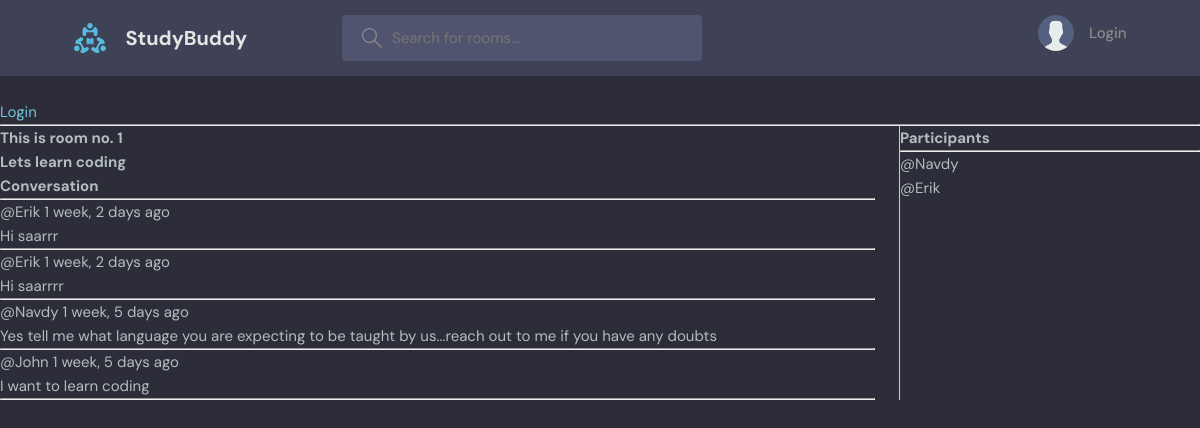
The page /room/1/ on the database its author committed.
### base/models.py (models this page shows, shortened)
class Rooms(models.Model):
    host = models.ForeignKey(User,on_delete=models.SET_NULL,null=True)
    topic = models.ForeignKey(Topic,on_delete=models.SET_NULL,null=True)
    name = models.CharField(max_length=200)
    participants = models.ManyToManyField(User,related_name='participants')
    description = models.TextField(null=True,blank=True)
    updated = models.DateTimeField(auto_now=True)
    added = models.DateTimeField(auto_now_add=True)
    class Meta:
        ordering = ['-updated','-added']

class Message(models.Model):
    user = models.ForeignKey(User,on_delete=models.CASCADE)
    room = models.ForeignKey(Rooms,on_delete=models.CASCADE)
    body = models.TextField()
    updated = models.DateTimeField(auto_now=True)
    added = models.DateTimeField(auto_now_add=True)
    class Meta:
            ordering = ['-updated','-added']

### base/views.py (the view, shortened to what this page needs)
# urls.py: path('room/<str:pk>/',views.room,name='room'),
def room(request,pk):
    room = Rooms.objects.get(id=pk)
    room_messages = room.message_set.all()
    participants = room.participants.all()
    return render(request,'base/rooms.html',{'room':room,'room_messages':room_messages,'participants':participants})

### base/templates/base/rooms.html (shortened to what this page needs)
{% extends 'main.html' %}
{% block content %}
<div class="comments">
    <div class="comments-left">
        <h1>This is room no. {{room.id}}</h1>
        <h3>{{ room.name }}</h3>
        <div class="comment-wrapper">
            <h3>Conversation</h3>
            <hr>
            {% for message in room_messages %}
            <div>
                <small>@{{message.user}} {{message.added|timesince}} ago </small>
                <p>{{message.body}}</p><hr>
            </div>
            {% endfor %}
        </div>
    </div>
    <div class="comments-right">
        <h3>Participants</h3><hr>
        {% for user in participants %}
            <div>
                <p>@{{user.username}}</p>
            </div>
        {% endfor %}
    </div>
</div>
{% endblock %}

### static/styles/style.css (style rules this page uses)
:root { --color-main: #71c6dd; --color-main-light: #e1f6fb; --color-dark: #3f4156; --color-dark-medium: #51546e; --color-dark-light: #696d97; --color-light: #e5e5e5; --color-gray: #8b8b8b; --color-light-gray: #b2bdbd; --color-bg: #2d2d39; --color-success: #5dd693; --color-error: #fc4b0b; }
* { font-family: "DM Sans", -apple-system, BlinkMacSystemFont, "Segoe UI", Roboto, Oxygen, Ubuntu, Cantarell, "Open Sans", "Helvetica Neue", sans-serif; margin: 0; padding: 0; box-sizing: border-box; text-rendering: optimizeLegibility; font-size: inherit; }
html { font-size: 56.25%; }
@media only screen and (min-width: 1200px) { html { font-size: 62.5%; } }
body { line-height: 1.6; font-weight: 400; font-size: 1.5rem; color: var(--color-light-gray); background-color: var(--color-bg); min-height: 100vh; }

### base/templates/base/rooms.html (style rules this page uses)
.comments { display: grid; grid-template-columns: 3fr 1fr; }
.comments-left { border-right: 1px solid #ccc; padding-right: 24px; }

### rows shown on the page
Rooms: id "1", name "Lets learn coding"
Message: user "Erik", added "1 week, 2 days", body "Hi saarrr"
Message: user "Erik", added "1 week, 2 days", body "Hi saarrrr"
Message: user "Navdy", added "1 week, 5 days", body "Yes tell me what language you are expecting to be taught by us...reach out to me if you have any doubts"
Message: user "John", added "1 week, 5 days", body "I want to learn coding"

### other values the page prints
{{ user.username }} "Navdy"
{{ user.username }} "Erik"
